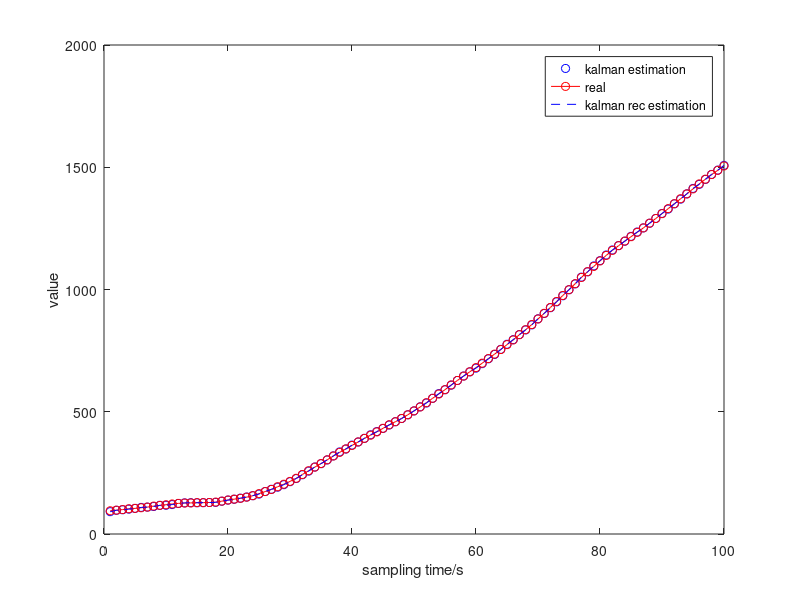

This chart was generated by the following MATLAB code:
%%%%%%%%%%%%%%%%%%%%%%%%%%%%%%%%%%%%%%%%%%%%%%%%%%%%%%%%%%%%%%%%%%%%%%%%%
%function main3_3_2 
%%%%%%%%%%%%%%%%%%%%%%%%%%%%%%%%%%%%%%%%%%%%%%%%%%%%%%%%%%%%%%%%%%%%%%%%%
close all;
N=100; %
    % 噪声
    Q=[1,0;0,1]; % 
    R=1;         % 
    W=sqrt(Q)*randn(2,N);% 
    V=sqrt(R)*randn(1,N);%
    % 系统矩阵
    A=[1,1;0,1]; %

    H=[1,0];     %
    % init
    X=zeros(2,N);  % 
    X(:,1)=[95;1]; % 
    P0=[10,0;0,1]; % 

    Z=zeros(1,N);  
    Z(1)=H*X(:,1); %                                                                                  
    Xls=zeros(2,N);% 
    Xls_rec=zeros(2,N);

    Xls(:,1)=X(:,1)+sqrt(P0)*randn(2,1); % LS estimation variable
    Xls_rec=Xls(:,1);
    
    I=eye(2);      % 
    for k=2:N
        X(:,k)=A*X(:,k-1)+W(k);
        Z(k)=H*X(:,k)+V(k);
    end
    %%%%%%%%%%%%%%%%%%%%%%%%%%%%%%%%%%%%%%%%%%%%%%%%%%%%%%%%%%%%%%%%%%%%%%%%%
    for k=2:N
  
        P_pre=A*P0*A'+Q;
        % the parameter of linearization after augmented
        Y_tilde=[Xls(:,k-1);zeros(2,1);Z(k)];
        H_tilde=[I zeros(2,2);A -I;zeros(1,2) H];
        R_tilde=[P0 zeros(2,2) zeros(2,1);zeros(2,2) Q zeros(2,1);zeros(1,2) zeros(1,2) R];
        
        Xestimation=(H_tilde'*R_tilde^(-1)*H_tilde)^(-1)*H_tilde'*R_tilde^(-1)*Y_tilde; % (HRH)HRy
        Xls(:,k)=Xestimation(3:4); % row 1,2 is X_{k-1}, row 3,4 is X_{k}

        % Kalman gaim
        Kg=P_pre*H'*(R+H*P_pre*H')^(-1);
        
        P=(H_tilde'*R_tilde^(-1)*H_tilde)^(-1);% update covariance matrix
        %P0=(I-Kg*H)*P_pre;
        P0=P(3:4,3:4); % row 1,2 and column 1,2 is P_{k-1|k-1}
    end

    P0=[10,0;0,1]; % redo
    for k=2:N
        Xls_pre=A*Xls_rec(:,k-1);
        P_pre=Q+A*P0*A';

        K=P_pre*H'*(R+H*P_pre*H')^(-1);
        Xls_rec(:,k)=Xls_pre+K*(Z(:,k)-H*Xls_pre);
        P0=(I-K*H)*P_pre;
    end
    %%%%%%%%%%%%%%%%%%%%%%%%%%%%%%%%%%%%%%%%%%%%%%%%%%%%%%%%%%%%%%%%%%%%%%%%%end
figure
plot(Xls(1,:),'bo');
hold on;
plot(X(1,:),'-ro');
plot(Xls_rec(1,:),'b--');
legend('kalman estimation','real','kalman rec estimation');
xlabel('sampling time/s');
ylabel('value');